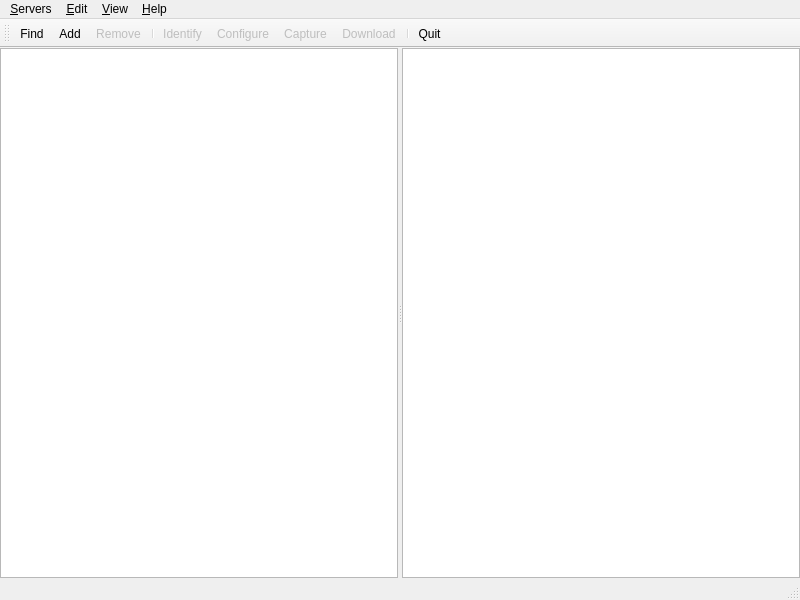
<?xml version="1.0" encoding="UTF-8"?>
<ui version="4.0">
 <class>MainWindow</class>
 <widget class="QMainWindow" name="MainWindow">
  <property name="geometry">
   <rect>
    <x>0</x>
    <y>0</y>
    <width>800</width>
    <height>600</height>
   </rect>
  </property>
  <property name="windowTitle">
   <string>Compound Pi</string>
  </property>
  <widget class="QWidget" name="centralwidget">
   <layout class="QVBoxLayout" name="verticalLayout">
    <property name="margin">
     <number>0</number>
    </property>
    <item>
     <widget class="QSplitter" name="splitter">
      <property name="orientation">
       <enum>Qt::Horizontal</enum>
      </property>
      <widget class="QTreeView" name="server_list">
       <property name="editTriggers">
        <set>QAbstractItemView::NoEditTriggers</set>
       </property>
       <property name="alternatingRowColors">
        <bool>true</bool>
       </property>
       <property name="selectionMode">
        <enum>QAbstractItemView::ExtendedSelection</enum>
       </property>
       <property name="uniformRowHeights">
        <bool>true</bool>
       </property>
       <property name="allColumnsShowFocus">
        <bool>true</bool>
       </property>
       <property name="expandsOnDoubleClick">
        <bool>false</bool>
       </property>
      </widget>
      <widget class="QListView" name="image_list">
       <property name="viewMode">
        <enum>QListView::IconMode</enum>
       </property>
      </widget>
     </widget>
    </item>
   </layout>
  </widget>
  <widget class="QMenuBar" name="menu_bar">
   <property name="geometry">
    <rect>
     <x>0</x>
     <y>0</y>
     <width>800</width>
     <height>25</height>
    </rect>
   </property>
   <widget class="QMenu" name="servers_menu">
    <property name="title">
     <string>&amp;Servers</string>
    </property>
    <addaction name="find_action"/>
    <addaction name="add_action"/>
    <addaction name="remove_action"/>
    <addaction name="separator"/>
    <addaction name="identify_action"/>
    <addaction name="configure_action"/>
    <addaction name="capture_action"/>
    <addaction name="download_action"/>
    <addaction name="separator"/>
    <addaction name="quit_action"/>
   </widget>
   <widget class="QMenu" name="help_menu">
    <property name="title">
     <string>&amp;Help</string>
    </property>
    <addaction name="about_action"/>
    <addaction name="about_qt_action"/>
   </widget>
   <widget class="QMenu" name="edit_menu">
    <property name="title">
     <string>&amp;Edit</string>
    </property>
    <addaction name="copy_action"/>
    <addaction name="clear_action"/>
    <addaction name="select_all_action"/>
   </widget>
   <widget class="QMenu" name="view_menu">
    <property name="title">
     <string>&amp;View</string>
    </property>
    <addaction name="refresh_action"/>
    <addaction name="separator"/>
    <addaction name="status_bar_action"/>
   </widget>
   <addaction name="servers_menu"/>
   <addaction name="edit_menu"/>
   <addaction name="view_menu"/>
   <addaction name="help_menu"/>
  </widget>
  <widget class="QStatusBar" name="status_bar"/>
  <widget class="QToolBar" name="tool_bar">
   <property name="windowTitle">
    <string>toolBar</string>
   </property>
   <attribute name="toolBarArea">
    <enum>TopToolBarArea</enum>
   </attribute>
   <attribute name="toolBarBreak">
    <bool>false</bool>
   </attribute>
   <addaction name="find_action"/>
   <addaction name="add_action"/>
   <addaction name="remove_action"/>
   <addaction name="separator"/>
   <addaction name="identify_action"/>
   <addaction name="configure_action"/>
   <addaction name="capture_action"/>
   <addaction name="download_action"/>
   <addaction name="separator"/>
   <addaction name="quit_action"/>
  </widget>
  <action name="find_action">
   <property name="text">
    <string>&amp;Find...</string>
   </property>
   <property name="shortcut">
    <string>Ctrl+O</string>
   </property>
  </action>
  <action name="add_action">
   <property name="text">
    <string>&amp;Add...</string>
   </property>
  </action>
  <action name="remove_action">
   <property name="enabled">
    <bool>false</bool>
   </property>
   <property name="text">
    <string>&amp;Remove</string>
   </property>
  </action>
  <action name="configure_action">
   <property name="enabled">
    <bool>false</bool>
   </property>
   <property name="text">
    <string>C&amp;onfigure...</string>
   </property>
  </action>
  <action name="quit_action">
   <property name="text">
    <string>&amp;Quit</string>
   </property>
   <property name="shortcut">
    <string>Ctrl+Q</string>
   </property>
   <property name="shortcutContext">
    <enum>Qt::ApplicationShortcut</enum>
   </property>
   <property name="menuRole">
    <enum>QAction::QuitRole</enum>
   </property>
  </action>
  <action name="about_action">
   <property name="text">
    <string>&amp;About Compound Pi...</string>
   </property>
   <property name="menuRole">
    <enum>QAction::AboutRole</enum>
   </property>
  </action>
  <action name="about_qt_action">
   <property name="text">
    <string>&amp;About QT...</string>
   </property>
   <property name="menuRole">
    <enum>QAction::AboutQtRole</enum>
   </property>
  </action>
  <action name="capture_action">
   <property name="enabled">
    <bool>false</bool>
   </property>
   <property name="text">
    <string>&amp;Capture</string>
   </property>
  </action>
  <action name="identify_action">
   <property name="enabled">
    <bool>false</bool>
   </property>
   <property name="text">
    <string>&amp;Identify</string>
   </property>
  </action>
  <action name="refresh_action">
   <property name="enabled">
    <bool>false</bool>
   </property>
   <property name="text">
    <string>&amp;Refresh</string>
   </property>
  </action>
  <action name="status_bar_action">
   <property name="checkable">
    <bool>true</bool>
   </property>
   <property name="checked">
    <bool>false</bool>
   </property>
   <property name="text">
    <string>Status &amp;Bar</string>
   </property>
  </action>
  <action name="select_all_action">
   <property name="text">
    <string>Select &amp;All</string>
   </property>
  </action>
  <action name="clear_action">
   <property name="text">
    <string>C&amp;lear</string>
   </property>
  </action>
  <action name="copy_action">
   <property name="text">
    <string>&amp;Copy</string>
   </property>
  </action>
  <action name="download_action">
   <property name="enabled">
    <bool>false</bool>
   </property>
   <property name="text">
    <string>&amp;Download</string>
   </property>
  </action>
 </widget>
 <resources/>
 <connections>
  <connection>
   <sender>quit_action</sender>
   <signal>triggered()</signal>
   <receiver>MainWindow</receiver>
   <slot>close()</slot>
   <hints>
    <hint type="sourcelabel">
     <x>-1</x>
     <y>-1</y>
    </hint>
    <hint type="destinationlabel">
     <x>399</x>
     <y>299</y>
    </hint>
   </hints>
  </connection>
 </connections>
</ui>
